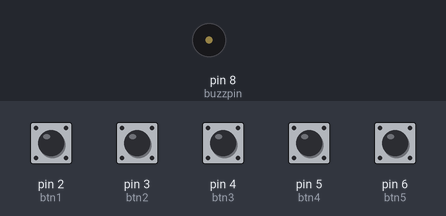
A sketch run on a simulated Arduino Uno, built with avr-gcc and run on an emulated ATmega328P. On the bench: buzzer (waves = sounding). The inputs (shaded band) are chosen by the test bench; at power-on: pin 2 (btn1), pin 3 (btn2), pin 4 (btn3), pin 5 (btn4), pin 6 (btn5) HIGH. What the sketch prints to the serial monitor is not drawn.

Above: at 1.2 s.
1.3 s: pin 4 (btn3) pulled LOW for 0.15 s
At 1.44 s:
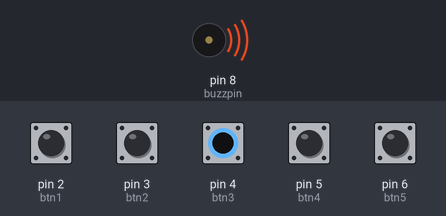
Timing chart, 0 to 4.3 s (numbered marks = the images above; inputs shaded):
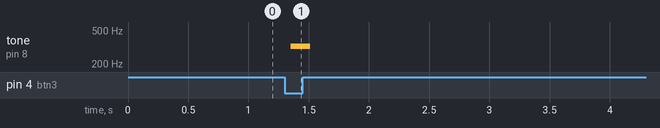

The sketch:

button_tones.ino
```cpp
int btn1 = 2;
int btn2 = 3;
int btn3 = 4;
int btn4 = 5;
int btn5 = 6;

int btn1v;
int btn2v;
int btn3v;
int btn4v;
int btn5v;

int buzztone1 = 800;
int buzztone2 = 1200;
int buzztone3 = 1400;
int buzztone4 = 1600;
int buzztone5 = 1800;

int buzzpin = 8;

void setup() {
  // put your setup code here, to run once:
pinMode(btn1,INPUT);
pinMode(btn2,INPUT);
pinMode(btn3,INPUT);
pinMode(btn4,INPUT);
pinMode(btn5,INPUT);

digitalWrite(btn1,HIGH);
digitalWrite(btn2,HIGH);
digitalWrite(btn3,HIGH);
digitalWrite(btn4,HIGH);
digitalWrite(btn5,HIGH);

pinMode(buzzpin,OUTPUT);

Serial.begin(9600);
}

void loop() {
  // put your main code here, to run repeatedly:


btn1v = digitalRead(btn1);
btn2v = digitalRead(btn2);
btn3v = digitalRead(btn3);
btn4v = digitalRead(btn4);
btn5v = digitalRead(btn5);

Serial.println(btn3v);

  if (btn1v == 0){
    digitalWrite(buzzpin,HIGH);
    delayMicroseconds(buzztone1);
    digitalWrite(buzzpin,LOW);
    delayMicroseconds(buzztone1);
  }
  if (btn2v == 0){
    digitalWrite(buzzpin,HIGH);
    delayMicroseconds(buzztone2);
    digitalWrite(buzzpin,LOW);
    delayMicroseconds(buzztone2);
  }
  if (btn3v == 0){
    digitalWrite(buzzpin,HIGH);
    delayMicroseconds(buzztone3);
    digitalWrite(buzzpin,LOW);
    delayMicroseconds(buzztone3);

  }
  if (btn4v == 0){
    digitalWrite(buzzpin,HIGH);
    delayMicroseconds(buzztone4);
    digitalWrite(buzzpin,LOW);
    delayMicroseconds(buzztone4);

  }
  if (btn5v == 0){
    digitalWrite(buzzpin,HIGH);
    delayMicroseconds(buzztone5);
    digitalWrite(buzzpin,LOW);
    delayMicroseconds(buzztone5);
  }
}
```

Measured:
- after the input at 1.3 s, tone on pin 8 (buzzpin): silent → 322 Hz after 0.05 s, → silent 0.16 s later
